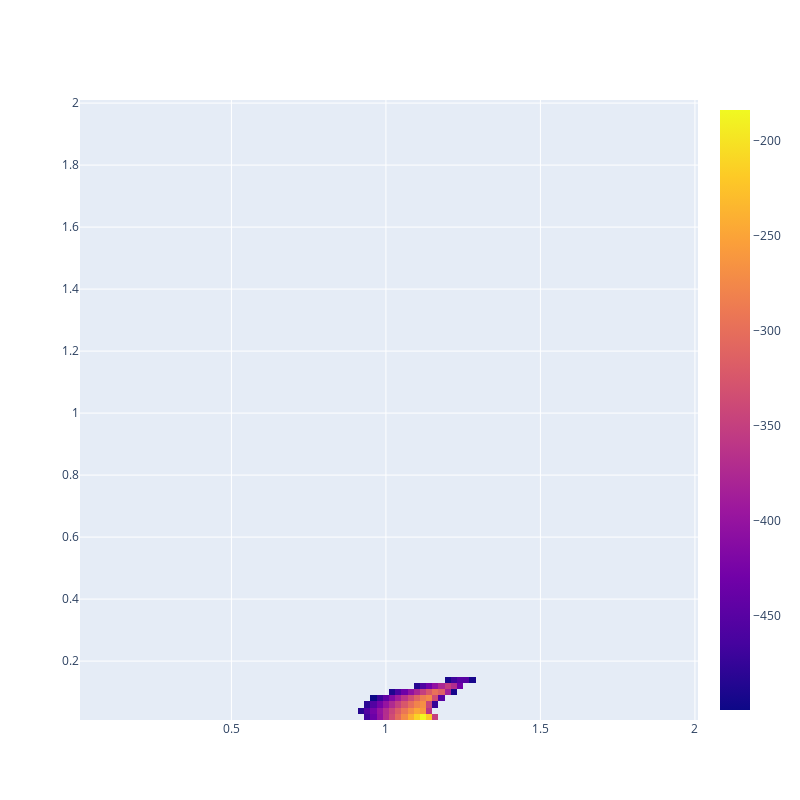

Notebook code for this chart:
### Code cell
fig = go.Figure(data=go.Heatmap(
                   z=log_likelihood_values.flatten(),
                   x=XX.flatten(),
                   y=(YY*amax/bmax).flatten(),
                   hoverongaps = False))
fig.update_layout(
    autosize=False,
    width=800,
    height=800)
fig.show()

### Figure 1 — Plotly figure (JSON) as saved in the notebook; plotly's stock layout.template omitted (floating-point values rounded to 4 significant figures; data arrays with more than 128 entries replaced by an {"elided": "..."} marker saying what was removed)
{"data": [{"hoverongaps": false, "type": "heatmap", "x": {"elided": "10000 float values"}, "y": {"elided": "10000 float values"}, "z": {"elided": "10000 float values"}}], "layout": {"autosize": false, "height": 800, "width": 800}}
